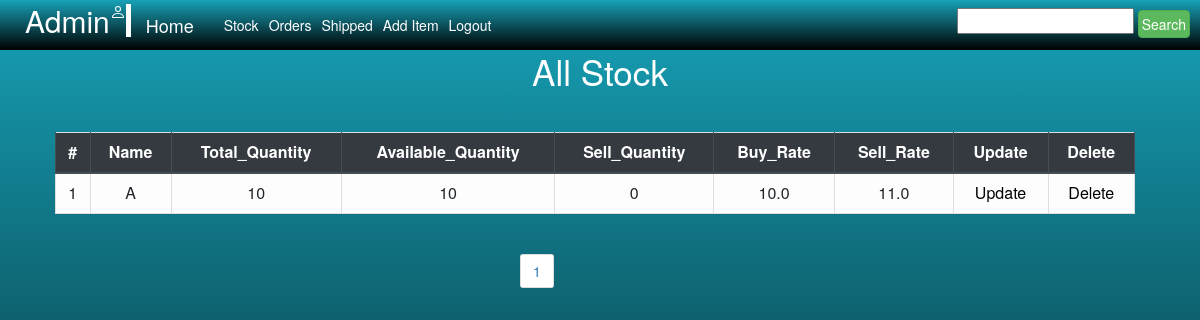
The page /shopping/stock on the database its author committed.
### Shopping/models.py (models this page shows)
class Stock(models.Model):
    title = models.CharField(max_length=50, primary_key=True)
    Buy_rate = models.FloatField()
    Sell_rate = models.FloatField()
    Quantity = models.IntegerField()
    Available = models.IntegerField(default=0)
    Sell = models.IntegerField(default=0)

### Shopping/views.py (the view, shortened to what this page needs)
# urls.py: path('stock', V2.stock, name='stock'),
    def stock(self, request):
        form = FormB()
        All_items = Stock.objects.get_queryset().order_by('title')
        filter = ABC(request.GET, queryset=All_items)
        All_items = filter.qs
        paginator = Paginator(All_items, 10)
        page = request.GET.get('page')
        All_items = paginator.get_page(page)
        Data = {"All_items":All_items, 'form':form, 'filter':filter}
        return render(request,'Shopping/stock.html', Data)

### Shopping/forms.py
class FormB(forms.Form):
    title = forms.CharField(max_length=50,
                            widget=forms.TextInput(
                                attrs={"type": "text", "placeholder": "Title", "max_length": '50'})
                            )
    Description = forms.CharField(max_length=200,
                                  widget=forms.TextInput(
                                      attrs={"max_length": '200',"type": "text", "placeholder": "Description"})
                                  )
    Price = forms.FloatField(
        widget=forms.TextInput(
            attrs={"placeholder": "Buy_Price_Per_item"})
    )
    Quantity = forms.FloatField(
        widget=forms.TextInput(
            attrs={"placeholder": "Available_Quantity"})
    )
    Image = forms.ImageField()

### Shopping/templates/Shopping/stock.html (shortened to what this page needs)
{% extends 'Shopping/Admin_base.html' %}
{% block content %}
<div id="B">
<div class="px-4 px-lg-0" >
    <div class="container text-white py-5 text-center" style="">
        <h1 class="display-4">All Stock </h1>
    </div>
</div>
    <table style="text-align:center;margin-left:55px; width:90%;" class="table table-light table-bordered">
        <thead class="thead-dark">
        <tr >
            <th style="text-align:center;" scope="col">#</th>
            <th style="text-align:center;" scope="col">Name</th>
            <th style="text-align:center;" scope="col" >Total_Quantity</th>
            <th style="text-align:center;" scope="col" >Available_Quantity</th>
            <th style="text-align:center;" scope="col">Sell_Quantity</th>
            <th style="text-align:center;" scope="col">Buy_Rate</th>
            <th style="text-align:center;" scope="col">Sell_Rate</th>
            <th style="text-align:center;" scope="col">Update</th>
            <th style="text-align:center;" scope="col">Delete</th>
        </tr>
        </thead>
        <tbody>
        {% for i in All_items %}
        <tr>
            <td>{{forloop.counter}}</td>
            <td>{{i.title}}</td>
            <td>{{i.Quantity}}</td>
            <td>{{i.Available}}</td>
            <td>{{i.Sell}}</td>
            <td>{{i.Buy_rate}}</td>
            <td>{{i.Sell_rate}}</td>
            <td><a style="color:black;" href="{% url 'up_stock'  n=i.title sp=i.Sell q=i.Available br=i.Buy_rate %}">Update</a></td>
            <td><a style="color:black" href="{% url 'del_stock' name=i.title %}">Delete</a></td>
        </tr>
        {% endfor %}
        </tbody>
    </table>
</div>
{% endblock %}

### Shopping/templates/Shopping/stock.html (style rules this page uses)
body { background: #6610f2; background: -webkit-linear-gradient(59deg, #17a2b8,Black); background: linear-gradient(180deg, #17a2b8,Black); }

### rows shown on the page
Stock: title "A", Quantity "10", Available "10", Sell "0", Buy_rate "10.0", Sell_rate "11.0"

### other values the page prints
{{ i }} "1"
